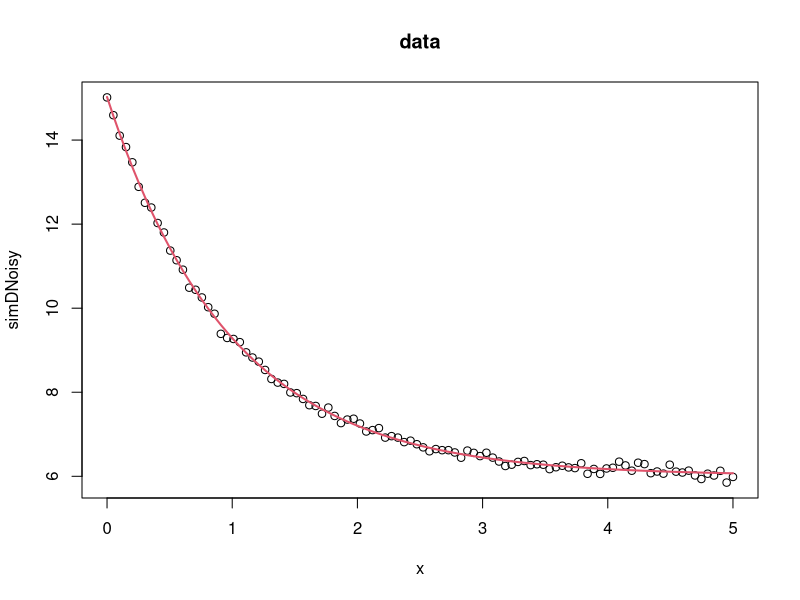

Generate this figure with R:
## ---- chunk 1
library(minpack.lm)

###### example 1

## values over which to simulate data 
x <- seq(0,5,length=100)

## model based on a list of parameters 
getPred <- function(parS, xx) parS$a * exp(xx * parS$b) + parS$c 

## parameter values used to simulate data
pp <- list(a=9,b=-1, c=6) 

## simulated data, with noise  
simDNoisy <- getPred(pp,x) + rnorm(length(x),sd=.1)
 
## plot data
plot(x,simDNoisy, main="data")

## residual function 
residFun <- function(p, observed, xx) observed - getPred(p,xx)

## starting values for parameters  
parStart <- list(a=3,b=-.001, c=1)

## perform fit 
nls.out <- nls.lm(par=parStart, fn = residFun, observed = simDNoisy,
xx = x, control = nls.lm.control(nprint=1))

## plot model evaluated at final parameter estimates  
lines(x,getPred(as.list(coef(nls.out)), x), col=2, lwd=2)

## summary information on parameter estimates
summary(nls.out) 

sqrt(diag(solve(nls.out$hessian)))*sqrt(nls.out$deviance/97)
## ---- chunk 2
  x = c(1, 3, 4, 5, 7.5, 10, 12, 23, 39, 40)
    
    # The *exact* MLE for the normal distribution is
    #    mu = mean(x),  sigma = sqrt(var(x)*(length(x) - 1)/length(x))
    
    p0 = c(mean=mean(x), sd=sd(x))
    
    Llikelihood <- function(par, x) {
       return(sum(dnorm(x, mean=par["mean"], sd=abs(par["sd"]), log = TRUE)))
    }
    o1 <- optim(par=p0, fn=Llikelihood, x=x, hessian=TRUE, method="CG", control=list(fnscale=-1, reltol=1e-12, maxit=10000))
    
    cat("\n*** Using log-likelihood ***\n\n")
    cat("Estimated parameters:\n")
    o1$par
    cat("\nEstimated Hessian:\n")
    o1$hessian
    cat("\nEstimated standard errors:\n")
    sqrt(diag(solve(-o1$hessian)))
    
    cat("\n*** Using (plain) likelihood ***\n\n")
    
    likelihood <- function(par, x) {
     return(prod(dnorm(x, mean=par["mean"], sd=abs(par["sd"]), log = FALSE)))
    }
    o2 <- optim(par=p0, fn=likelihood, x=x, hessian=TRUE, method="CG", control=list(fnscale=-likelihood(p0, x), reltol=1e-12, maxit=10000))
    
    cat("Estimated parameters:\n")
    o2$par
    cat("\nEstimated Hessian of neg. log likelihood:\n")
    o2$hessian/o2$value
    cat("\nEstimated standard errors:\n")
    sqrt(diag(solve(-o2$hessian/o2$value)))
## ---- chunk 3
set.seed(12345)
x = rnorm(10,3,4)
x = rnorm(100,3,4)
Llikelihood <- function(par, x) {
    return(sum(dnorm(x, mean=par["mean"], sd=abs(par["sd"]), log = TRUE)))
 }
o <- optim(par=c(mean=3, sd=4), fn=Llikelihood, x=x, hessian = TRUE, control=list(fnscale=-1))
sqrt(diag(solve(-o$hessian)))


likelihood <- function(par, x) {
  return(prod(dnorm(x, mean=par["mean"], sd=abs(par["sd"]), log = FALSE)))
}

likelihood_amplified <- function(par, x) {
  return(10^128*prod(dnorm(x, mean=par["mean"], sd=abs(par["sd"]), log = FALSE)))
 }
o <- optim(par=c(mean=3, sd=4), fn=likelihood, x=x, hessian = TRUE, control=list(fnscale=-1))
sqrt(diag(solve(-o$hessian/o$value)))

o <- optim(par=c(mean=3, sd=4), fn=likelihood_amplified, x=x, hessian = TRUE, control=list(fnscale=-1))
sqrt(diag(solve(-o$hessian/o$value)))
